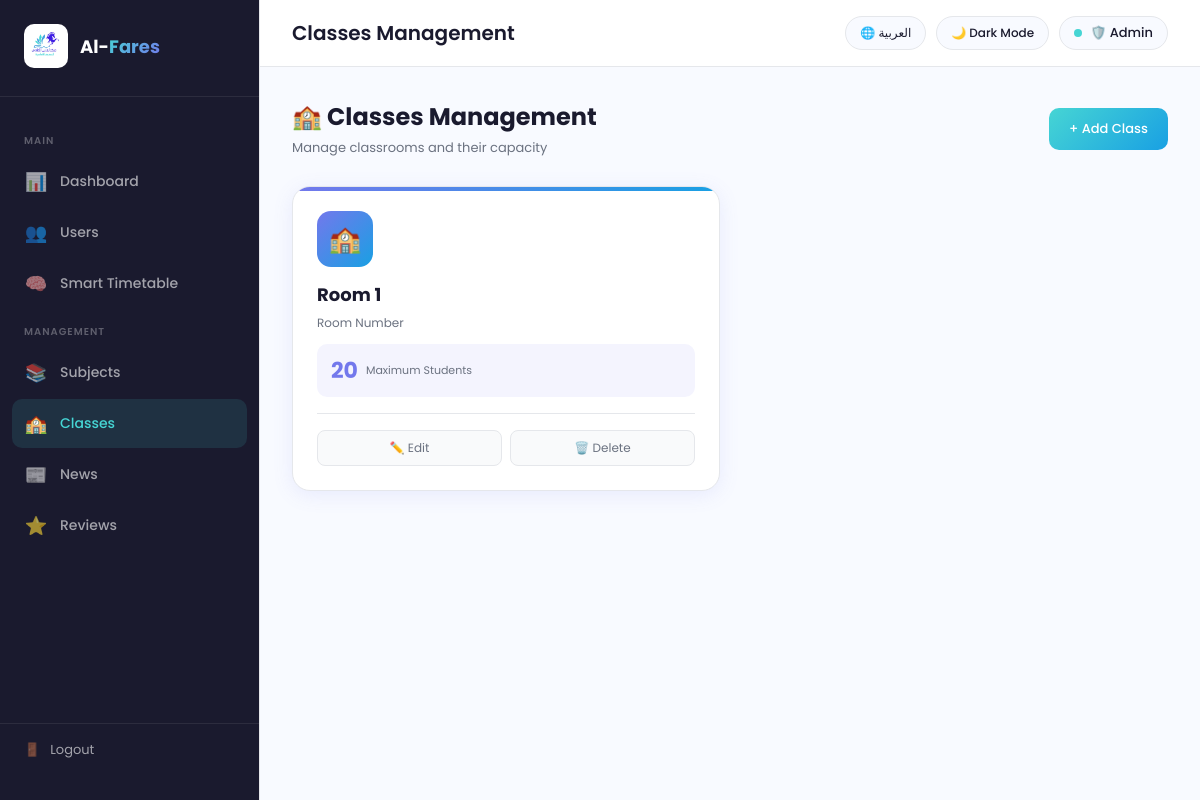
Before: /admin/classes (signed in) with the older database file.
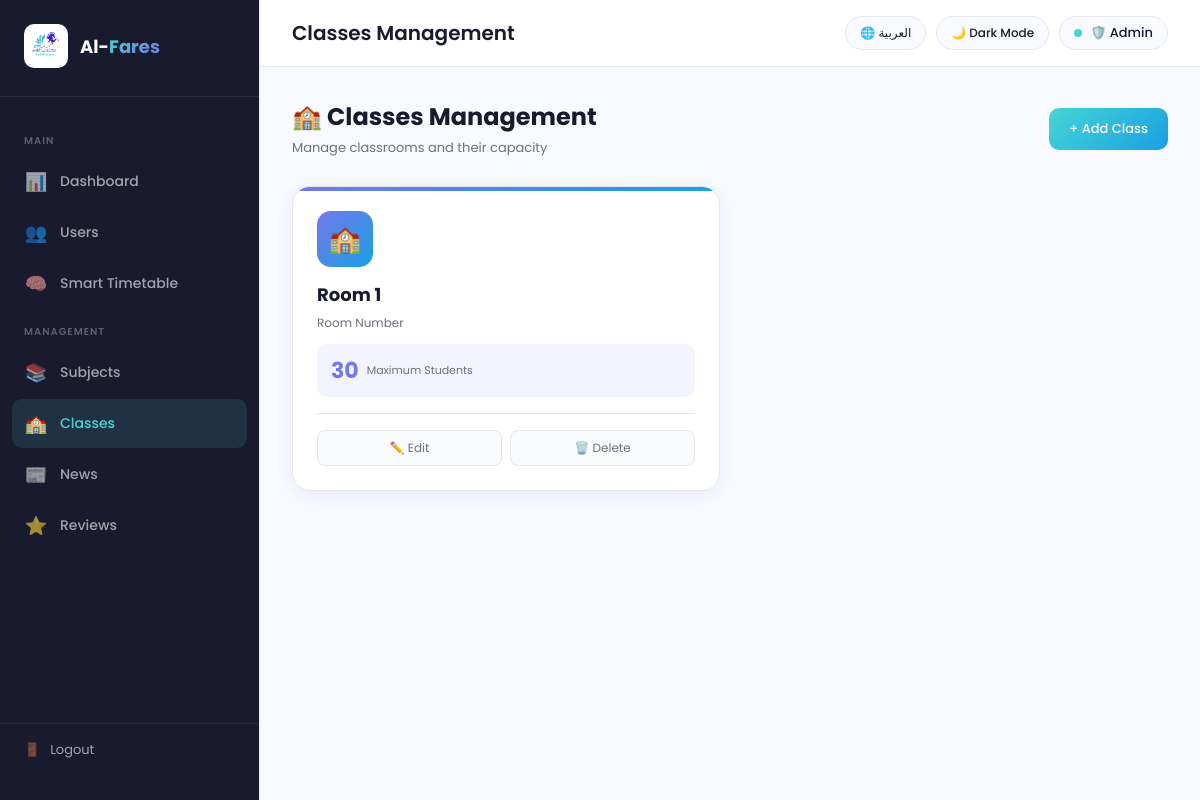
After: the same page with the newer database file.
### tables this page shows
CREATE TABLE Classes (
            Class_ID INTEGER PRIMARY KEY AUTOINCREMENT,
            Room_Number TEXT,
            Capacity INTEGER
        );

### app.py (the view)
@app.route('/admin/classes')
def classes():
    if session.get('role') != 'Admin':
        return redirect('/login')
    conn = get_db()
    classes = conn.execute('SELECT * FROM Classes').fetchall()
    conn.close()
    return render_template('classes.html', classes=classes)

### database.py (called while the page is built)
def get_db():
    conn = sqlite3.connect('alfares.db')
    conn.row_factory = sqlite3.Row
    return conn

### templates/classes.html (shortened to what this page needs)
<!DOCTYPE html>
<html lang="en" dir="ltr" data-theme="light">
<head>
</head>
<body>
  <aside class="sidebar">
    <div class="sidebar-logo">
      <img src="/static/logo.png" alt="logo">
      <h2>Al-<span>Fares</span></h2>
    </div>
    <nav class="sidebar-menu">
      <div class="menu-label" data-ar="الرئيسية" data-en="Main">Main</div>
      <a class="menu-item" href="/admin">
        <span class="icon">📊</span> <span data-ar="لوحة التحكم" data-en="Dashboard">Dashboard</span>
      </a>
      <a class="menu-item" href="/admin">
        <span class="icon">👥</span> <span data-ar="المستخدمون" data-en="Users">Users</span>
      </a>
      <a class="menu-item" href="/admin/timetable">
  <span class="icon">🧠</span> <span data-ar="الجدول الذكي" data-en="Smart Timetable">Smart Timetable</span>
</a>
      <div class="menu-label" data-ar="الإدارة" data-en="Management">Management</div>
      <a class="menu-item" href="/admin/subjects">
        <span class="icon">📚</span> <span data-ar="المواد" data-en="Subjects">Subjects</span>
      </a>
      <a class="menu-item active" href="/admin/classes">
        <span class="icon">🏫</span> <span data-ar="الصفوف" data-en="Classes">Classes</span>
      </a>
      <a class="menu-item" href="/admin/news">
  <span class="icon">📰</span> <span data-ar="الأخبار" data-en="News">News</span>
</a>
<a class="menu-item" href="/admin/reviews">
  <span class="icon">⭐</span> <span data-ar="الآراء" data-en="Reviews">Reviews</span>
</a>
    </nav>
    <div class="sidebar-footer">
      <a href="/logout" class="logout-btn">
        <span>🚪</span> <span data-ar="تسجيل الخروج" data-en="Logout">Logout</span>
      </a>
    </div>
  </aside>
  <div class="main">
    <div class="topbar">
      <h1 id="page-title">Classes Management</h1>
      <div class="topbar-right">
        <button class="top-btn" onclick="toggleLang()" id="lang-btn">🌐 العربية</button>
        <button class="top-btn" onclick="toggleTheme()" id="theme-btn">🌙 Dark Mode</button>
        <div class="admin-badge">
          <div class="badge-dot"></div>
          🛡️ {{ session.full_name }}
        </div>
      </div>
    </div>
    <div class="content">
      <div class="page-header">
        <div>
          <h2 data-ar="🏫 إدارة القاعات" data-en="🏫 Classes Management">🏫 Classes Management</h2>
          <p data-ar="إدارة القاعات الدراسية والسعة الاستيعابية" data-en="Manage classrooms and their capacity">Manage classrooms and their capacity</p>
        </div>
        <button class="add-btn" onclick="openAddModal()" data-ar="+ إضافة قاعة" data-en="+ Add Class">+ Add Class</button>
      </div>
      <div class="classes-grid">
        {% for c in classes %}
        <div class="class-card">
          <div class="class-icon">🏫</div>
          <h3>{{ c.Room_Number }}</h3>
          <p class="room-num" data-ar="رقم القاعة" data-en="Room Number">Room Number</p>
          <div class="capacity-info">
            <span class="num">{{ c.Capacity }}</span>
            <div>
              <div class="label" data-ar="الحد الأقصى للطلاب" data-en="Maximum Students">Maximum Students</div>
            </div>
          </div>
          <div class="class-actions">
            <button class="action-btn" onclick="openEditModal({{ c.Class_ID }}, '{{ c.Room_Number }}', {{ c.Capacity }})">✏️ Edit</button>
            <a class="action-btn del" href="/admin/delete-class/{{ c.Class_ID }}" onclick="return confirm('Are you sure?')">🗑️ Delete</a>
          </div>
        </div>
        {% else %}
        <div class="empty-state">
          <div class="icon">🏫</div>
          <p data-ar="لا توجد قاعات بعد. اضغط على + لإضافة قاعة جديدة" data-en="No classes yet. Click + to add a new class">No classes yet. Click + to add a new class</p>
        </div>
        {% endfor %}
      </div>
    </div>
  </div>
</body>
</html>

Changed rows visible on the page:
changed Classes "Room 1": Capacity "20" → "30"
